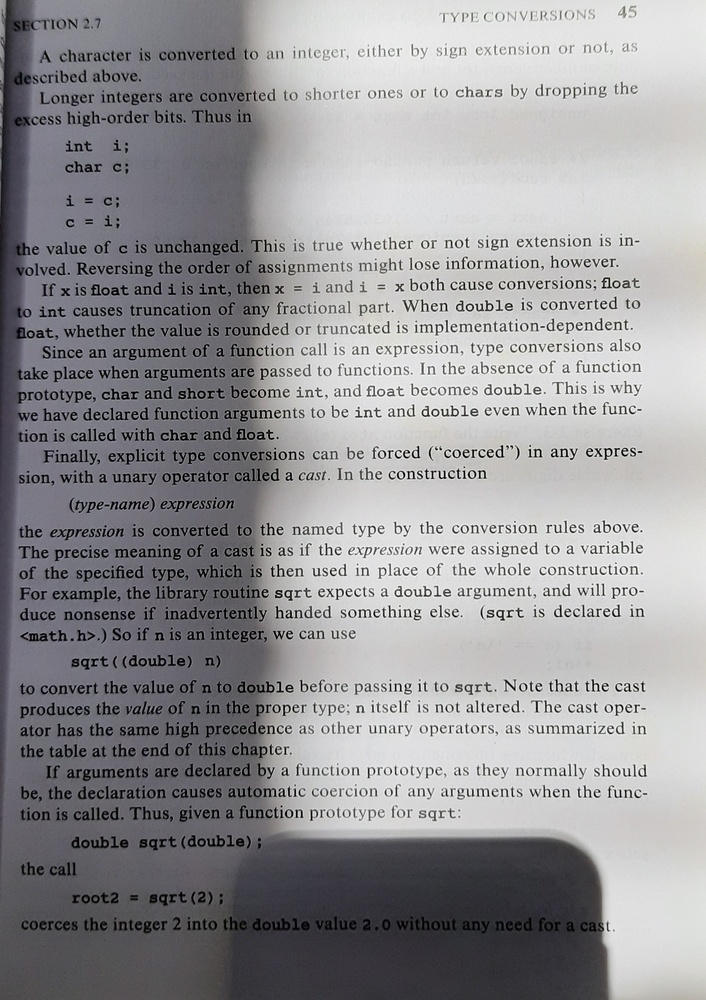
#> input picture Data Collection/data/1.jpg, 706 x 1000 px, shrunk from 1882 x 2666 before the run, found by its file name
$ python code.py
#> lines starting #> are read from the running program, lines starting #| are printed output that depends on the picture; after the words box and inside, x2 and y2 are one past the last pixel; in counts of white or black regions, pixels touching at a corner belong together
import cv2
import numpy as np
cv2.namedWindow('big', cv2.WINDOW_NORMAL)
cv2.namedWindow('mag', cv2.WINDOW_NORMAL)
images = ['1.jpg']
file=open('data/data.txt', 'w')
i = 0
for img in images:
    img = cv2.imread(img, 0)
#> img: shape (1000, 706); min 0, max 255, mean 150.6
    color = img
    img = cv2.medianBlur(img,5)
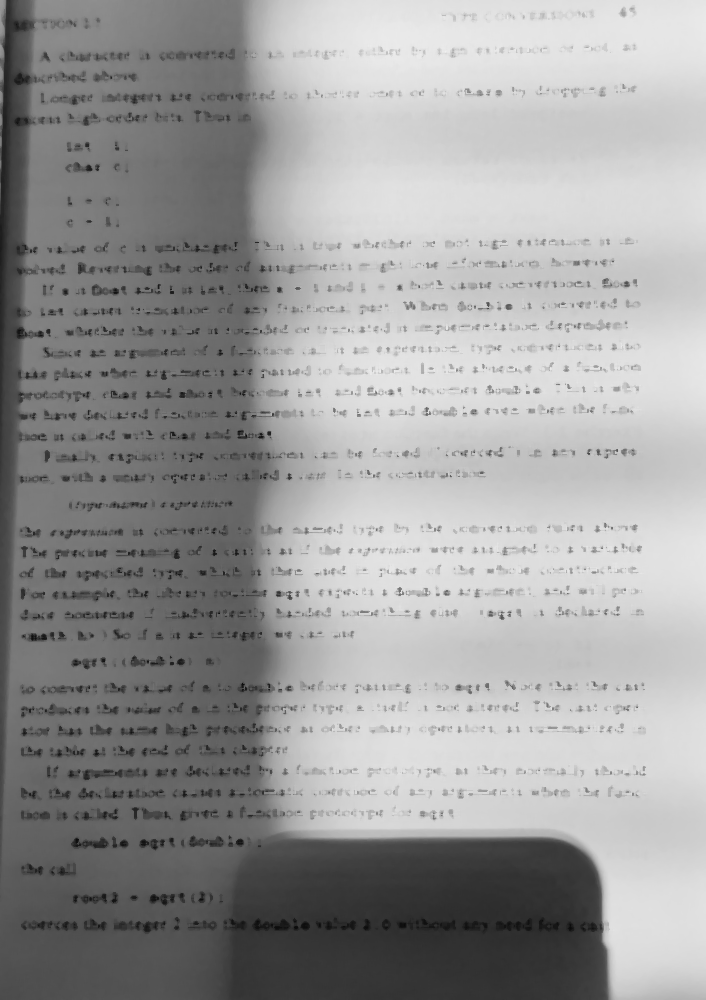
#> img: shape (1000, 706); min 7, max 240, mean 155
    img = cv2.adaptiveThreshold(img,255,cv2.ADAPTIVE_THRESH_GAUSSIAN_C,\
            cv2.THRESH_BINARY,41,10)
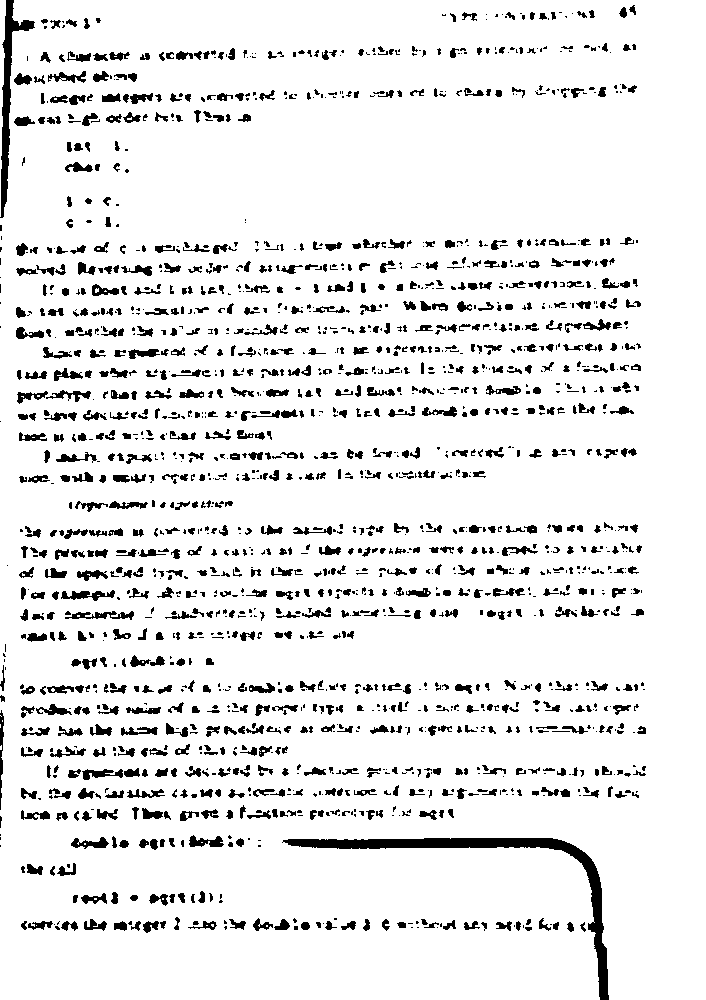
#> img: shape (1000, 706); 91.2% white; 1826 black regions (890 under 20 px)
    #img = cv2.Canny(img,100,100)
    cv2.imwrite('a.jpg', img)
    img = cv2.multiply(img, 2)
    draw = img.copy()
    draw[:][:] = 0
#> draw: shape (1000, 706); every value is 0
    contours, hierarchy = cv2.findContours(img,cv2.RETR_TREE,cv2.CHAIN_APPROX_SIMPLE)
#> contours = 1957 contours, 802 with area under 20; largest, box (x1, y1, x2, y2) and area: (0, 0, 706, 1000) 696804, (0, 0, 6, 217) 416, (64, 610, 135, 621) 410, (60, 589, 116, 602) 372, (81, 768, 124, 781) 308
    for c in contours:
        try:
            x,y,w,h = cv2.boundingRect(c)
            big = color.copy()
            cv2.rectangle(big,(x, y),(x+w,y+h),(0,255,0),-1)
            try:
                show = color[y-2:y+h+2, x-2:x+w+2]
                big = big[y-10:y+h+10, x-80:x+w+80]
            except:
                show = color[y:y+h, x:x+w]
                big = big[y:y+h, x:x+w]

            cv2.imshow('big', big)
            cv2.imshow('mag', show)
            cmd = probablity(show)
            if cmd == ord(' '):
                file.write(str(i)+'.jpg 1\n')
            elif cmd == ord('q'):
                break
            else:
                file.write(str(i)+'.jpg 0\n')
            cv2.imwrite('data/'+str(i)+'.jpg', show)
            i+=1
        except:
            pass
#> this loop made 1957 passes
#> (x, y, w, h) on passes 6, 7, 9: (483, 928, 3, 4), (524, 926, 9, 6), (416, 926, 4, 3)
#> after the loop, i = 0
print(i)
#| 0
